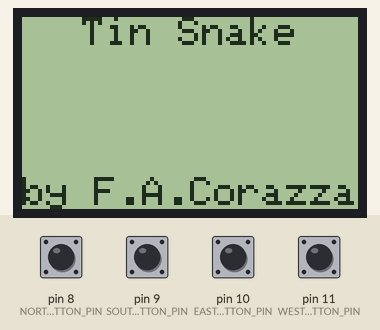
This sketch was run on a simulated Arduino Uno, built with avr-gcc and run on an emulated ATmega328P. On the bench: 84×48 one-colour display. The inputs (shaded band) are chosen by the test bench; at power-on: pin 8 (NORTH_BUTTON_PIN), pin 9 (SOUTH_BUTTON_PIN), pin 10 (EAST_BUTTON_PIN), pin 11 (WEST_BUTTON_PIN) LOW. Random numbers use the default seed unless the sketch sets one.

Above: at 0.1 s.
8.7 s: pin 10 (EAST_BUTTON_PIN) pulled HIGH for 0.15 s
11.8 s: pin 9 (SOUTH_BUTTON_PIN) pulled HIGH for 0.15 s
14.9 s: pin 11 (WEST_BUTTON_PIN) pulled HIGH for 0.15 s
18.0 s: pin 8 (NORTH_BUTTON_PIN) pulled HIGH for 0.15 s
21.1 s: pin 10 (EAST_BUTTON_PIN) pulled HIGH for 1 s
25.1 s: pin 8 (NORTH_BUTTON_PIN) pulled HIGH for 1 s
Timing chart, 0 to 28.1 s (numbered marks = the images above; inputs shaded):
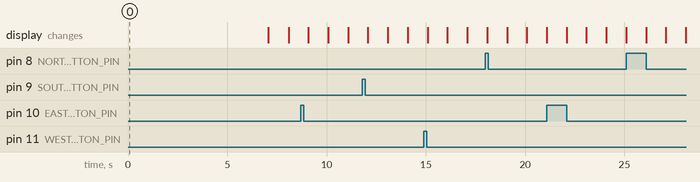

The sketch:

snake-in-a-tin.ino
```cpp
#include <PCD8544.h>

/*
  Use a 10 kOhm resistor for each connection unless you're using a 3.3V board.

  RST - Digital Pin 6
  CE - Digital Pin 7
  DC - Digital Pin 5
  DIN - Digital Pin 4
  CLK - Digital Pin 3
  VCC - +3.3V Pin
  LIGHT - 10uF capacitor to Ground Pin
  GND - Ground Pin
*/

static PCD8544 lcd;

// Screen dimensions:
// Width = 84 px
// Height = 48 px
static const byte LCD_WIDTH = 84;
static const byte LCD_HEIGHT = 48;

static const byte welcome[4][15] = {
  {0x00, 0x00, 0x00, 0x80, 0xc0, 0xe0, 0xb0, 0xbc, 0x62, 0x2a, 0x22, 0x2a, 0x64, 0xc0, 0x40},
  {0xf8, 0x18, 0x14, 0x1f, 0x1b, 0x3a, 0x3e, 0x35, 0x34, 0x14, 0x14, 0x14, 0x18, 0xf8, 0x00},
  {0xff, 0xe6, 0x9c, 0x68, 0x68, 0x98, 0x68, 0x68, 0x98, 0x68, 0x68, 0x9c, 0xe6, 0xff, 0x00},
  {0x1f, 0x30, 0x61, 0x41, 0x41, 0x41, 0x41, 0x41, 0x41, 0x41, 0x41, 0x61, 0x30, 0x1f, 0x00}
};

const int NORTH_BUTTON_PIN = 8;
const int SOUTH_BUTTON_PIN = 9;
const int EAST_BUTTON_PIN = 10;
const int WEST_BUTTON_PIN = 11;

static byte schema[LCD_WIDTH*LCD_HEIGHT/8] = {0x00};

unsigned long lastRefresh;

unsigned int score = 0;
//unsigned int high_score = 0;

unsigned int trail[2][31];
unsigned int snakeLength; // Can't go higher than 30
char headGo = 'N';

unsigned int berry[2];

bool northStatus = 0;
bool southStatus = 0;
bool eastStatus = 0;
bool westStatus = 0;

unsigned int i;

//unsigned int generateBerry(unsigned int trail[2][31], int snakeLength);

void setup() {
  lcd.begin(LCD_WIDTH, LCD_HEIGHT);

  pinMode(NORTH_BUTTON_PIN, INPUT);
  pinMode(SOUTH_BUTTON_PIN, INPUT);
  pinMode(EAST_BUTTON_PIN, INPUT);
  pinMode(WEST_BUTTON_PIN, INPUT);

  // Print welcome screen
  lcd.setCursor(15,0);
  lcd.print("Tin Snake");
  /*for(i = 0; i < 4; i++) {
    lcd.setCursor(30, i+1);
    lcd.drawBitmap(welcome[i], 15, 1);
  }*/
  lcd.setCursor(0,5);
  lcd.print("by F.A.Corazza");
  delay(7000);//2000

  snakeLength = 2;

  trail[0][0] = random(22, 62);
  trail[1][0] = random(12, 36);
  trail[0][1] = trail[0][0]-1;
  trail[1][1] = trail[1][0];

  generateBerry(trail, snakeLength);

  lastRefresh = millis();
  lcd.clear();
}


void loop() {
  northStatus = digitalRead(NORTH_BUTTON_PIN);
  southStatus = digitalRead(SOUTH_BUTTON_PIN);
  eastStatus = digitalRead(EAST_BUTTON_PIN);
  westStatus = digitalRead(WEST_BUTTON_PIN);

  if (northStatus == HIGH) headGo = 'N';
  else if (southStatus == HIGH) headGo = 'S';
  else if (eastStatus == HIGH) headGo = 'E';
  else if (westStatus == HIGH) headGo = 'W';


  if(millis() - lastRefresh >= 1000 - 10*score) {
    lastRefresh = millis();
    updateScreen(headGo);
  }
}

void updateScreen(char headGo){
  // Check if the snake ate the berry. Yes, this snake is herbivorous
  if(trail[0][0] == berry[0] and trail[1][0] == berry[1]) {
    generateBerry(trail, snakeLength);
    score++;
    snakeLength++;
  }

  // Move snake
  for(i = snakeLength; i > 0; i--) {
    trail[0][i] = trail[0][i-1];
    trail[1][i] = trail[1][i-1];
  }

  // Move the head of the snake
  if(headGo == 'N') {
    trail[0][0] = trail[0][1];
    trail[1][0] = trail[1][1] - 1;
  } else if(headGo == 'E') {
    trail[0][0] = trail[0][1] + 1;
    trail[1][0] = trail[1][1];
  } else if(headGo == 'S') {
    trail[0][0] = trail[0][1];
    trail[1][0] = trail[1][1] + 1;
  } else if(headGo == 'W') {
    trail[0][0] = trail[0][1] - 1;
    trail[1][0] = trail[1][1];
  }

  // Check for legal move (offscreen, bit itself)
  if(trail[0][0] < 0 or trail[0][0] > 83 or trail[1][0] < 1 or trail[1][0] > 48) endGame();

  for(i = 1; i < snakeLength; i++) {
    if(trail[0][0] == trail[0][i] and trail[1][0] == trail[1][i]) {
      endGame();
      break;
    }
  }

  drawTrail(trail, LCD_WIDTH, LCD_HEIGHT, berry);
}

void drawTrail(unsigned int trail[2][31], unsigned int width, unsigned int height, unsigned int berry[2]) {
  unsigned int row = 0;
  unsigned int decimal = 0;

  // Initialize schema
  for(i = 0; i < width*height/8; i++) {
    schema[i] = 0;
  }

  // Generate trail
  for(i = 0; i < snakeLength; i++) {
    row = (int) (trail[1][i]-1) / 8;
    decimal = (int) (trail[1][i]-1) - row*8;
    schema[trail[0][i] + row*width] += 0.5 + pow(2, decimal);
  }

  // Generate berry
  row = (int) (berry[1]-1) / 8;
  decimal = (int) (berry[1]-1) - row*8;
  schema[berry[0] + row*width] += 0.5 + pow(2, decimal);

  lcd.clear();
  lcd.setCursor(0,0);
  lcd.drawBitmap(schema, width, height/8);
}

void generateBerry(unsigned int trail[2][31], unsigned int snakeLength) {
  berry[0] = random(0,84);
  berry[1] = random(0,48);

  for(i = 0; i < snakeLength; i++) {
    if(trail[0][i] == berry[0]) {
      berry[0] = random(0,84);
      i = -1;//
    }
  }

  for(i = 0; i < snakeLength; i++) {
    if(trail[1][i] == berry[0]) {
      berry[1] = random(0,48);
      i = -1;//
    }
  }
}

void endGame() {
  lcd.clear();

  lcd.setCursor(15,1);
  lcd.print("GAME OVER!");
  lcd.setCursor(40,2);
  lcd.print(score);

  delay(1000);

  lcd.setCursor(0,4);
  lcd.print("Press >");
  lcd.setCursor(0,5);
  lcd.print("to Play Again");

  // Reset game
  score = 0;
  snakeLength = 2;

  trail[0][0] = random(22, 62);
  trail[1][0] = random(12, 36);
  trail[0][1] = trail[0][0]-1;
  trail[1][1] = trail[1][0];

  generateBerry(trail, snakeLength);

  // Wait for response
  while(eastStatus == LOW) {
    eastStatus = digitalRead(EAST_BUTTON_PIN);
  }

  lastRefresh = millis();
  lcd.clear();
}
```
